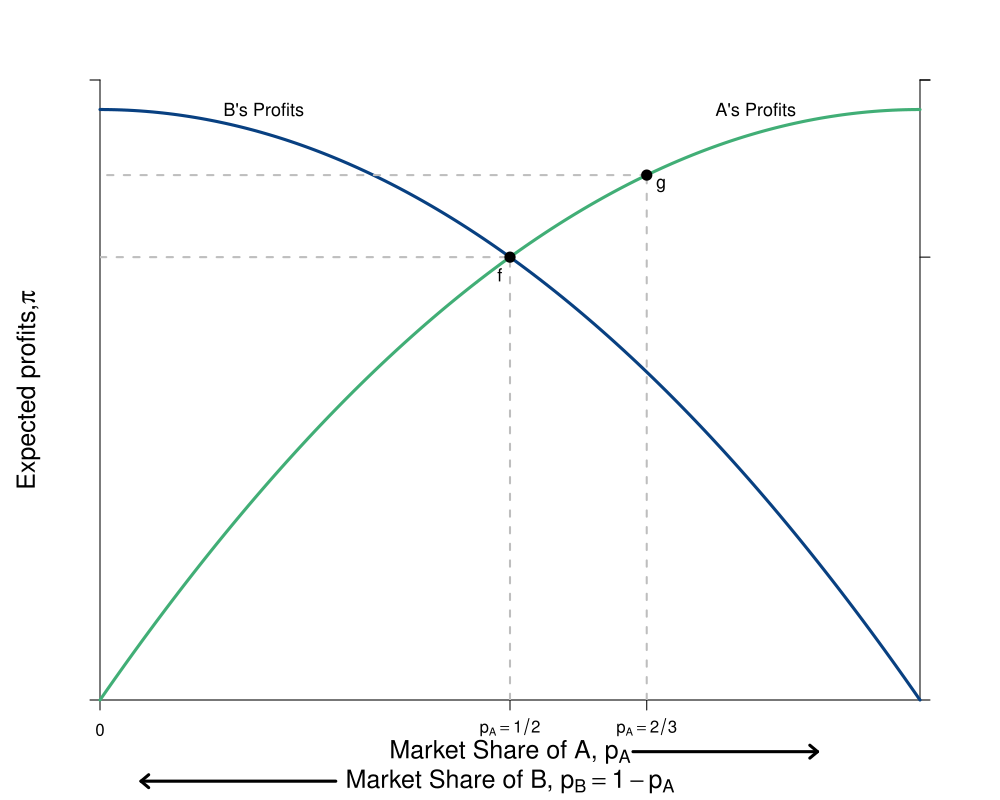

Recreate this plot in R.
#Graph Designer: Simon Halliday
#Authors: Bowles, Foley and Halliday
#Title: Coordination, Conflict and Competition: A Text in Microeconomics
library(shape)
pdf(file = "competitionmarkets/winner_take_all.pdf", width = 10, height = 8)

#Set parameters for graphics
axislabelsize <- 1.5
labelsize <- 1.1
graphlinewidth <- 3
segmentlinewidth <- 2

COL <- c("#7fc97f", "#beaed4", "#fdc086", "#ffff99", "#386cb0", "#f0027f", "#bf5b17", "#666666")
COLA <- c("#e0f3db", "#99d8c9","#66c2a4","#41ae76", "#238b45", "#005824")
COLB <- c("#4eb3d3", "#2b8cbe", "#0868ac","#084081")

#Edited the margins to cater for the larger LHS labels
par(mar =  c(5, 5, 4, 4))

#proportion of wealth functions

value_B <- function(x){
  40 -  (1/40)*x^2
}

value_A <- function(x){
  2*x - (1/40)*x^2
}


#Add limits on axes and levels of utility for each function 
ylims <- c(0, 42)
xlims <- c(0, 40)

npts <- 501 
x <- seq(xlims[1], xlims[2], length.out = npts)
y <- seq(ylims[1], ylims[2], length.out = npts) 

plot(0, 0, xlim = xlims, ylim = ylims, type = "n",
     xlab = expression(paste("")),
     ylab = expression(paste("")), 
     xaxt = "n", 
     yaxt = "n", 
     cex.lab = axislabelsize, 
     bty = "n", 
     xaxs="i", 
     yaxs="i"
)

#x and y limits with plain axes without ticks/numbers to match previous graph; y axes on both sides

ticksx <- c(0, 20, 26.67, 42)
xlabels <- c(0, expression(paste(p[A] == 1/2)),expression(paste(p[A] == 2/3)), 1)
ticksy <- c(ylims[1], ylims[2])
ylabels <- c(NA, NA)
ticksy2 <- c(ylims[1], 30, 42, ylims[2])
ylabels2 <- seq(from = 0, to = ylims[2], by = 10)


axis(1, at = ticksx,  pos = 0, labels = xlabels)
axis(2, at = ticksy,  pos = 0, labels = ylabels, las = 1)
axis(4, at = ticksy2, pos = xlims[2], labels = FALSE,las=1)


npts <- 503 
xx1 <- seq(xlims[1], xlims[2], length.out = npts)
xx2 <- seq(0, xlims[2], length.out = npts)
xx3 <- seq(xlims[1], 0, length.out = npts)
xx4 <- seq(-11, 0, length.out = npts)

#Axis labels and draw linear utility functions
text(xlims[2]*0.5, -3.5, expression(paste("Market Share of A, ", p[A])), xpd = TRUE, cex = axislabelsize)
text(xlims[2]*0.5, -5.5, expression(paste("Market Share of B, ", p[B] == 1 - p[A])), xpd = TRUE, cex = axislabelsize)
text(-3.5, 0.5*ylims[2], expression(paste("Expected profits,", pi)), xpd = TRUE, cex = axislabelsize, srt = 90) 
# 
# 
# text(41, ylims[2], expression(paste(4)), xpd = TRUE, cex = labelsize) 
# text(41, 0.75*ylims[2], expression(paste(3)), xpd = TRUE, cex = labelsize) 
# 
lines(xx1, value_A(xx1), col = COLA[4], lwd = graphlinewidth, xpd = TRUE)
lines(xx1, value_B(xx1), col = COLB[4], lwd = graphlinewidth, xpd = TRUE)

#Axis arrow
arrows(26, -3.5, 35, -3.5, xpd = TRUE, length=0.1,angle=40,lwd=3)
arrows(11.5, -5.5, 2, -5.5, xpd = TRUE, length=0.1,angle=40,lwd=3)

# 
# #Label points on line
# 
text(20 - 0.5, value_A(20) - 1.2, expression(paste("f")), cex = labelsize)
segments(20, 0, 20, value_A(20), lty = 2, col = "gray", lwd = segmentlinewidth)
segments(0, value_A(20), 20, value_A(20), lty = 2, col = "gray", lwd = segmentlinewidth)
points(20, value_A(20), pch = 16, col = "black", cex = 1.5)

text(26.67 + 0.7, value_A(26.67) - 0.7, expression(paste("g")), cex = labelsize)
segments(26.67, value_A(26.67), 0, value_A(26.67), lty = 2, col = "gray", lwd = segmentlinewidth)
segments(26.67, 0,26.67, value_A(26.67), lty = 2, col = "gray", lwd = segmentlinewidth)
points(26.67, value_A(26.67), pch = 16, col = "black", cex = 1.5)

# # text(33 + 0.7, 7 + 0.7, expression(paste("h")), cex = labelsize)
# # segments(33, 7, 0, 7, lty = 2, col = "gray", lwd = segmentlinewidth)
# # points(33, 7, pch = 16, col = "black", cex = 1.5)
# 
# 
# #Label values
text(32, 40, expression(paste("A's Profits")), xpd = TRUE, cex = labelsize)
text(8, 40, expression(paste("B's Profits")),  xpd = TRUE, cex = labelsize)
# 
# 
# #Risk Dominant Strategy
# text(17, 36.5, expression(paste("Strategy with higher")), xpd = TRUE, cex = labelsize)
# text(17, 35, expression(paste("expected payoff at ", p == 1/2)), xpd = TRUE, cex = labelsize)
# text(17, 33.5, expression(paste("is risk-dominant")), xpd = TRUE, cex = labelsize)
# Arrows(20, 32.5, 20, value_A(20) + 1.5, col = "black", lty = 1, lwd = 2, code = 2, arr.type = "triangle", arr.lwd = 0.5)
# 
# #Equal expected payoffs
# text(29, 35, expression(paste("Equal expected")), xpd = TRUE, cex = labelsize)
# text(29, 33.5, expression(paste("payoffs at ", p == 2/3)), xpd = TRUE, cex = labelsize)
# Arrows(26.67, 32.5, 26.67, value_A(26.67) + 1.5, col = "black", lty = 1, lwd = 2, code = 2, arr.type = "triangle", arr.lwd = 0.5)


dev.off()
